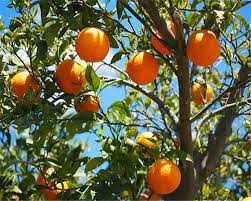
%> input picture data/citrus_2.jpeg, 251 x 201 px
$ octave untitled.m   (GNU Octave 9; MATLAB toolbox functions it lacks are replaced by stand-ins)
%> lines starting %> are read from the running program, lines starting %| are printed output that depends on the picture; in (x1, y1, x2, y2) boxes, pixels count from 0 and x2, y2 are one past the last pixel; in counts of white or black regions, pixels touching at a corner belong together; the program's own positions count from 1
%> further down, image is the input picture: size 201x251x3 uint8; mean R, G, B 102.9, 103.1, 70
### kmeans/HSVfeature.m
function [hueFeature, satFeature, valueFeature] = HSVfeature(image)
%Get feature map of an image, such as color feature, intensity feature and
%edge feature
%Input: image:rgb image; type:hue|saturation|lightness

citrusHSV = rgb2hsv(image);
%> citrusHSV: size 201x251x3 double; mean H, S, V 0.247, 0.558, 0.471
hueFeature = citrusHSV(:,:,1);
satFeature = citrusHSV(:,:,2);
valueFeature = citrusHSV(:,:,3);

end

### kmeans/kmeansSeg3.m
function outImg = kmeansSeg3(inputFeature, OptimalK)
%> called with OptimalK = 3
% Binary segmentation on feature map using kmeans.
% Note that it is unceartain which class is fruit. Currently, we set
% foreground as fruit.

warning off;
% gaussian pyramid
sigma1 = 1; sigma2 = 2; sigma3 = 3;
g1 = imgaussfilt(inputFeature, sigma1);
g2 = imgaussfilt(inputFeature, sigma2);
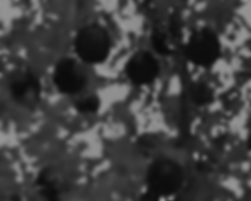
%> g2: size 201x251 double; min 0.0379, max 0.617, mean 0.247
g3 = imgaussfilt(inputFeature, sigma3);
X1 = reshape(g1, size(inputFeature,1)*size(inputFeature,2),1);
X2 = reshape(g2, size(inputFeature,1)*size(inputFeature,2),1);
X3 = reshape(g3, size(inputFeature,1)*size(inputFeature,2),1);
X0 = reshape(inputFeature, size(inputFeature,1)*size(inputFeature,2),1);

X = cat(2, X1, X2, X3, X0);
% [4 lines of commented-out code are left out]

if (nargin<2)
    OptimalK = 2;
end

[idx,C,sumd,D] = kmeans(X, OptimalK);
%> C = [0.23 0.24 0.247 0.219; 0.499 0.463 0.433 0.533; 0.109 0.116 0.124 0.105]; sumd = [252.4; 250.4; 103.8]

outImg = reshape(idx, size(inputFeature,1), size(inputFeature,2));
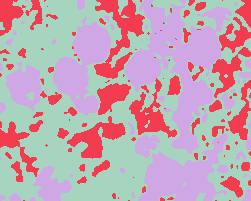
%> outImg: size 201x251 double; 3 distinct labels, from 1 to 3; one colour per label, 0 black

end

### kmeans/untitled.m

image = imread('../data/citrus_2.jpeg');
figure; imshow(image); %title('original image');
% image feature
[hueFeature, satFeature, valueFeature] = HSVfeature(image);
figure;
subplot(1, 3, 1); imshow(hueFeature, []);
subplot(1, 3, 2); imshow(satFeature, []);
subplot(1, 3, 3); imshow(valueFeature, []); title('1 Feature maps');

% kmeans clustering
cluster = 3;
kmeans_1 = kmeansSeg3(hueFeature, cluster);
kmeans_2 = kmeansSeg3(satFeature, cluster);
%> call 2 of kmeansSeg3, with OptimalK = 3
%> in kmeansSeg3 (call 2), `g3 = imgaussfilt(inputFeature, sigma3);`:
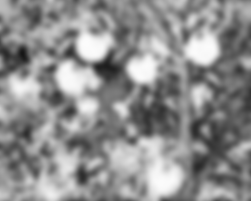
%> g3: size 201x251 double; min 0.0838, max 0.991, mean 0.557
%> in kmeansSeg3 (call 2), `[idx,C,sumd,D] = kmeans(X, OptimalK);`: C = [0.847 0.802 0.769 0.905; 0.302 0.35 0.385 0.249; 0.57 0.559 0.551 0.574]; sumd = [711.3; 690.3; 860.5]
kmeans_3 = kmeansSeg3(valueFeature, cluster);
%> call 3 of kmeansSeg3, with OptimalK = 3
%> in kmeansSeg3 (call 3), `g3 = imgaussfilt(inputFeature, sigma3);`:
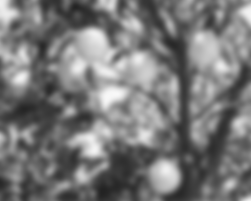
%> g3: size 201x251 double; min 0.138, max 0.976, mean 0.472
%> in kmeansSeg3 (call 3), `[idx,C,sumd,D] = kmeans(X, OptimalK);`: C = [0.52 0.511 0.507 0.533; 0.265 0.295 0.318 0.231; 0.794 0.748 0.714 0.838]; sumd = [663.3; 573.9; 533.3]
%> in kmeansSeg3 (call 3), `outImg = reshape(idx, size(inputFeature,1), size(inputFeature,2));`:
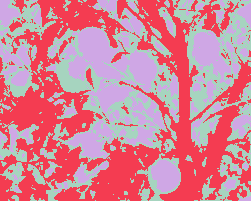
%> outImg: size 201x251 double; 3 distinct labels, from 1 to 3; one colour per label, 0 black
figure; title('2 Feature clusters');
subplot(1, 3, 1); imshow(kmeans_1, []);
subplot(1, 3, 2); imshow(kmeans_2, []);
subplot(1, 3, 3); imshow(kmeans_3, []);

% foreground and background
l1 = 3;
l2 = 3;
l3 = 3;
mask1 = kmeans_1==l1;
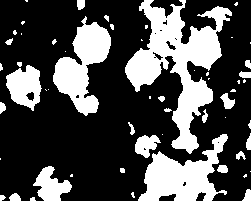
%> mask1: size 201x251 logical; 30.3% white; 56 white regions (31 under 20 px), largest, box (x1, y1, x2, y2) and area: (125, 0, 232, 154) 6146, (138, 134, 228, 201) 2990, (53, 16, 111, 116) 2747
mask2 = kmeans_2==l2;
%> mask2: size 201x251 logical; 36.2% white; 196 white regions (159 under 20 px), largest, box (x1, y1, x2, y2) and area: (0, 0, 152, 201) 9584, (117, 0, 215, 201) 4399, (208, 0, 251, 54) 787
mask3 = kmeans_3==l3;
%> mask3: size 201x251 logical; 23.8% white; 196 white regions (135 under 20 px), largest, box (x1, y1, x2, y2) and area: (61, 28, 165, 129) 3954, (192, 31, 231, 85) 1051, (65, 119, 116, 158) 825
figure; title('3 Feature masks');
subplot(1, 3, 1); imshow(mask1, []);
subplot(1, 3, 2); imshow(mask2, []);
subplot(1, 3, 3); imshow(mask3, []);

fmask = (mask1+mask2)==2;
%> fmask: size 201x251 logical; 9.3% white; 178 white regions (145 under 20 px), largest, box (x1, y1, x2, y2) and area: (139, 0, 213, 154) 1832, (174, 160, 198, 200) 309, (208, 7, 230, 37) 176
fback = (mask1+mask3)==0;
%> fback: size 201x251 logical; 54.7% white; 173 black regions (115 under 20 px), largest, box (x1, y1, x2, y2) and area: (48, 0, 232, 154) 11506, (138, 134, 236, 201) 3087, (0, 42, 42, 111) 1497
fmask3 = cat(3, fmask, fmask, fmask);
fback3 = cat(3, fback, fback, fback);
figure; title('4 candidate foreground'); imshow(image.*uint8(fmask3), []);

% graphcut
L = superpixels(image, 25000);
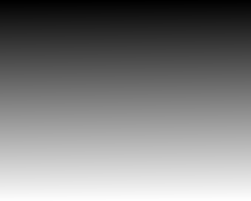
%> L: size 201x251 double; min 1, max 50451, mean 25226; drawn with min black and max white
[SM SN ST] = size(image);
%> SM = 201; SN = 251; ST = 3
ROI = ones(SM, SN, 'uint8')>0;
%> (the run ends here)

$ run again, with data/citrus_1.jpeg copied over data/citrus_2.jpeg
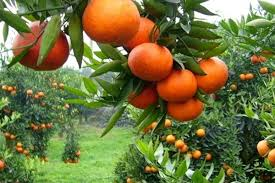
%> input picture data/citrus_1.jpeg, 275 x 183 px
%> image is the input picture: size 183x275x3 uint8; mean R, G, B 113.1, 114.8, 63.1
%> citrusHSV: size 183x275x3 double; mean H, S, V 0.221, 0.566, 0.525
%> C = [0.366 0.35 0.335 0.38; 0.0757 0.0833 0.0914 0.0711; 0.252 0.252 0.252 0.251]; sumd = [137.5; 88.01; 130.4]
%> outImg: size 183x275 double; 3 distinct labels, from 1 to 3
%> outImg: size 183x275 double; 3 distinct labels, from 1 to 3
%> outImg: size 183x275 double; 3 distinct labels, from 1 to 3
%> `mask1 = kmeans_1==l1;`:
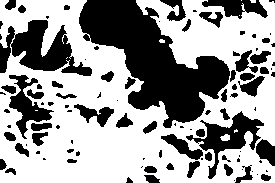
%> mask1: size 183x275 logical; 60.9% white; 103 black regions (48 under 20 px), largest, box (x1, y1, x2, y2) and area: (79, 0, 230, 128) 8634, (0, 20, 92, 76) 2522, (186, 111, 264, 179) 1542
%> mask2: size 183x275 logical; 21.6% white; 137 white regions (85 under 20 px), largest, box (x1, y1, x2, y2) and area: (163, 0, 275, 33) 2279, (0, 19, 58, 122) 1802, (51, 105, 119, 150) 1364
%> mask3: size 183x275 logical; 38.2% white; 98 white regions (76 under 20 px), largest, box (x1, y1, x2, y2) and area: (0, 0, 275, 183) 17900, (261, 3, 275, 21) 145, (213, 168, 225, 183) 101
%> fmask: size 183x275 logical; 11.4% white; 179 white regions (132 under 20 px), largest, box (x1, y1, x2, y2) and area: (164, 0, 275, 33) 992, (55, 105, 119, 150) 931, (52, 48, 95, 81) 347
%> fback: size 183x275 logical; 26.9% white; 207 white regions (150 under 20 px), largest, box (x1, y1, x2, y2) and area: (85, 0, 184, 119) 4149, (186, 116, 264, 179) 1425, (160, 57, 228, 95) 1330
%> `imshow(image.*uint8(fmask3), [])`:
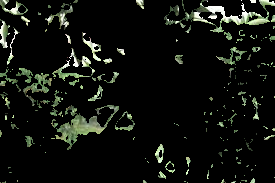
%> displayed picture: size 183x275x3, on the screen's scale of 0 to 255; mean R, G, B 16.1, 18.5, 14.3

$ run again, with data/citrus_3.jpeg copied over data/citrus_2.jpeg
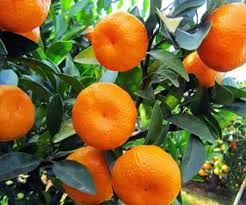
%> input picture data/citrus_3.jpeg, 246 x 205 px
%> image is the input picture: size 205x246x3 uint8; mean R, G, B 123.8, 102.1, 52
%> citrusHSV: size 205x246x3 double; mean H, S, V 0.247, 0.618, 0.555
%> C = [0.297 0.301 0.304 0.29; 0.0835 0.0898 0.0967 0.08; 0.507 0.483 0.461 0.53]; sumd = [244.3; 125.3; 247.1]
%> outImg: size 205x246 double; 3 distinct labels, from 1 to 3
%> outImg: size 205x246 double; 3 distinct labels, from 1 to 3
%> in kmeansSeg3 (call 3), `g2 = imgaussfilt(inputFeature, sigma2);`:
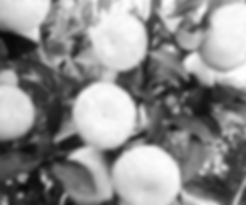
%> g2: size 205x246 double; min 0.033, max 0.999, mean 0.555
%> C = [0.878 0.866 0.854 0.885; 0.23 0.248 0.265 0.217; 0.545 0.538 0.532 0.552]; sumd = [516.3; 615.8; 604.1]
%> outImg: size 205x246 double; 3 distinct labels, from 1 to 3
%> mask1: size 205x246 logical; 18.3% white; 71 white regions (39 under 20 px), largest, box (x1, y1, x2, y2) and area: (147, 0, 215, 52) 1927, (0, 135, 42, 205) 1785, (44, 151, 93, 192) 957
%> mask2: size 205x246 logical; 32.7% white; 87 white regions (54 under 20 px), largest, box (x1, y1, x2, y2) and area: (77, 0, 246, 205) 10224, (0, 142, 96, 205) 2716, (0, 36, 19, 86) 421
%> mask3: size 205x246 logical; 28.6% white; 50 white regions (29 under 20 px), largest, box (x1, y1, x2, y2) and area: (0, 0, 246, 205) 12601, (0, 66, 39, 140) 433, (165, 95, 180, 114) 161
%> fmask: size 205x246 logical; 14.3% white; 95 white regions (54 under 20 px), largest, box (x1, y1, x2, y2) and area: (148, 0, 215, 52) 1876, (44, 151, 93, 192) 895, (0, 148, 42, 200) 888
%> fback: size 205x246 logical; 59.3% white; 68 black regions (45 under 20 px), largest, box (x1, y1, x2, y2) and area: (0, 0, 246, 205) 17242, (0, 63, 55, 140) 973, (0, 32, 35, 57) 550
%> `imshow(image.*uint8(fmask3), [])`:
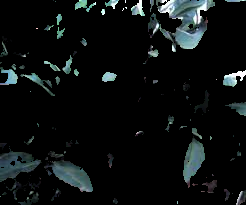
%> displayed picture: size 205x246x3, on the screen's scale of 0 to 255; mean R, G, B 12.3, 15.8, 16

$ run again, with data/diff1.jpg copied over data/citrus_2.jpeg
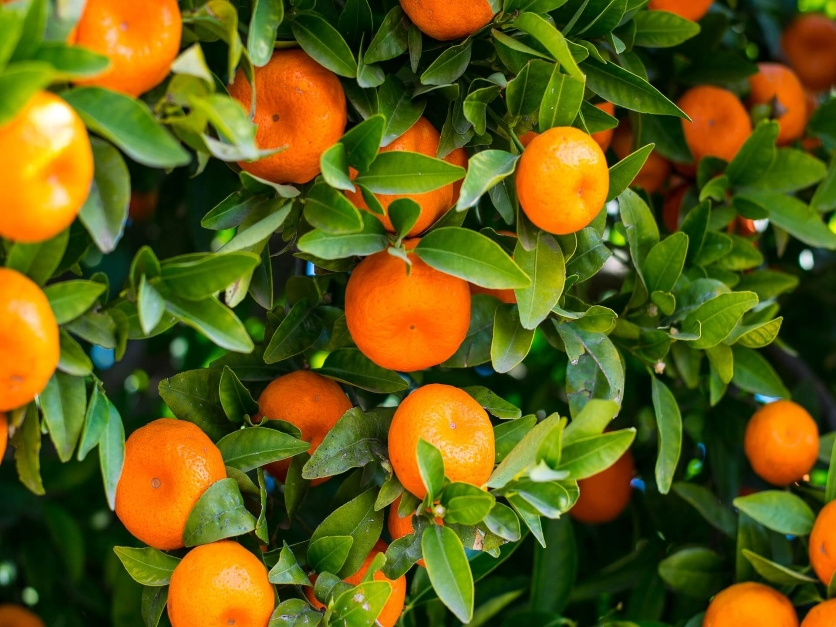
%> input picture data/diff1.jpg, 836 x 627 px
%> image is the input picture: size 627x836x3 uint8; mean R, G, B 97.7, 92.3, 20.5
%> citrusHSV: size 627x836x3 double; mean H, S, V 0.215, 0.838, 0.463
%> C = [0.327 0.324 0.32 0.329; 0.0865 0.0892 0.0922 0.0851; 0.229 0.23 0.23 0.229]; sumd = [1105.2; 415.7; 764.3]
%> outImg: size 627x836 double; 3 distinct labels, from 1 to 3
%> outImg: size 627x836 double; 3 distinct labels, from 1 to 3
%> outImg: size 627x836 double; 3 distinct labels, from 1 to 3
%> mask1: size 627x836 logical; 47.5% white; 53 white regions (21 under 20 px), largest, box (x1, y1, x2, y2) and area: (0, 0, 836, 627) 241486, (657, 525, 728, 597) 2391, (389, 198, 420, 257) 1011
%> mask2: size 627x836 logical; 20.4% white; 564 white regions (393 under 20 px), largest, box (x1, y1, x2, y2) and area: (22, 81, 412, 532) 23506, (416, 177, 649, 445) 7691, (374, 489, 577, 627) 6117
%> mask3: size 627x836 logical; 34.7% white; 116 white regions (61 under 20 px), largest, box (x1, y1, x2, y2) and area: (0, 0, 836, 627) 144818, (116, 202, 292, 369) 8816, (611, 0, 836, 168) 7142
%> fmask: size 627x836 logical; 13% white; 651 white regions (440 under 20 px), largest, box (x1, y1, x2, y2) and area: (416, 182, 649, 389) 5524, (116, 172, 391, 360) 4512, (377, 489, 546, 627) 3567
%> fback: size 627x836 logical; 42.7% white; 487 white regions (266 under 20 px), largest, box (x1, y1, x2, y2) and area: (470, 383, 799, 627) 30287, (0, 437, 141, 627) 15492, (0, 90, 93, 242) 11071
%> `imshow(image.*uint8(fmask3), [])`:
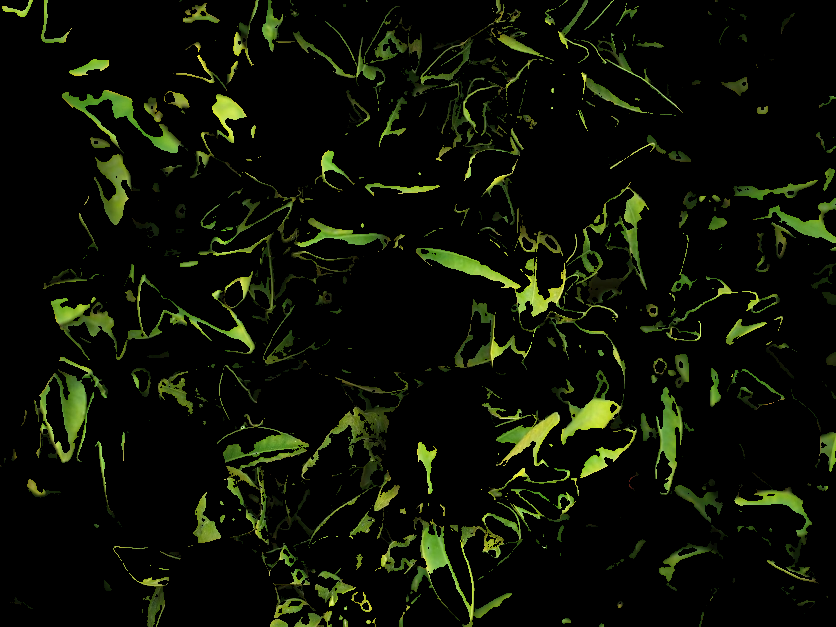
%> displayed picture: size 627x836x3, on the screen's scale of 0 to 255; mean R, G, B 12.2, 16, 5.1
